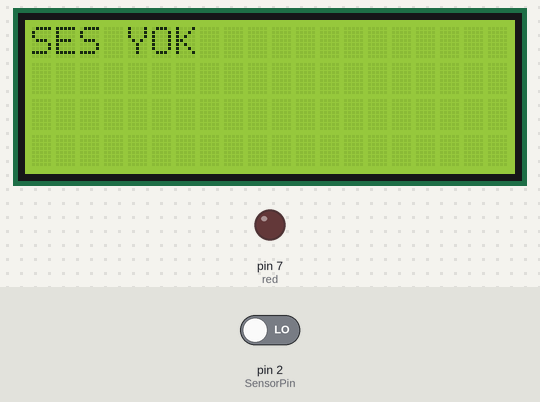
A sketch run on a simulated Arduino Uno, built with avr-gcc and run on an emulated ATmega328P. Shown: 20×4 character LCD, output pins drawn as LEDs (lit = HIGH). Inputs (shaded band) come from the test bench; at power-on: pin 2 (SensorPin) LOW. What the sketch prints to the serial monitor is not drawn.

Above: at 1.2 s.
1.3 s: pin 2 (SensorPin) driven HIGH
At 1.31 s:
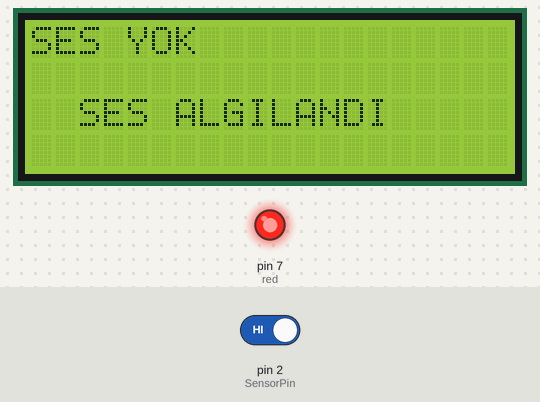
At 2.4 s:
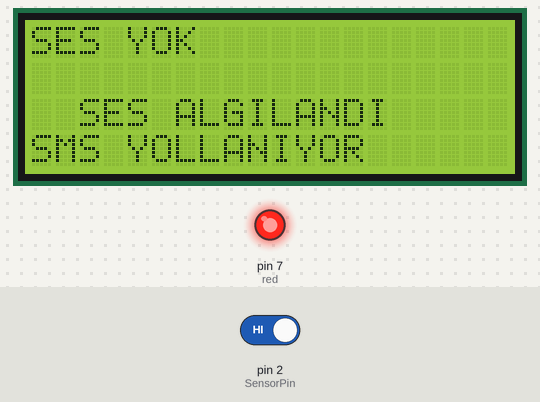
2.8 s: pin 2 (SensorPin) driven LOW
At 3.6 s:
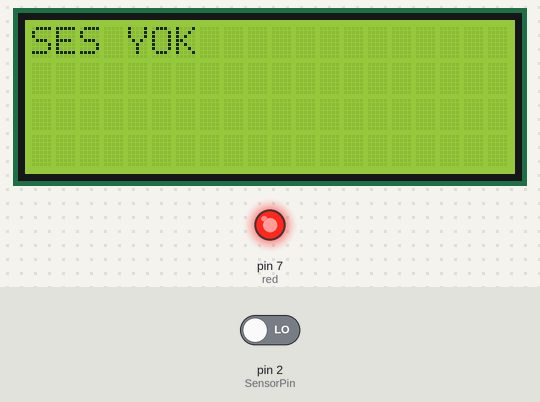
Timing chart, 0 to 5.8 s (numbered marks = the images above; inputs shaded):
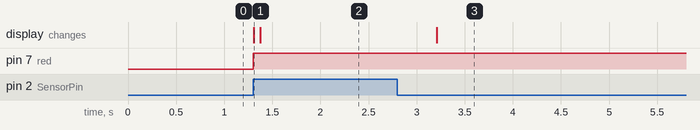

The sketch:

bebek_agladiginda_sms_gonderen_sistem.ino
```cpp
// include the library code:
#include <LiquidCrystal.h> //library for LCD

// initialize the library with the numbers of the interface pins
LiquidCrystal lcd(13, 12, 11, 10, 9, 8);
#include <SoftwareSerial.h>
// defines pins numbers
const int SensorPin = 2;
const int red = 7;
const int yesil =6;

void setup()
{

  Serial.begin(9600); //Start the serial connection with the computer

  pinMode(SensorPin, INPUT); // Sets the Pin as an Input
  pinMode( red, OUTPUT); // Sets the Pin as an OUTPUT

  lcd.begin(20, 4); // set up the LCD's number of columns and rows:
  lcd.setCursor(0,0); // set the cursor position:
  lcd.print("  SES ALGILAMA ");
  lcd.setCursor(0,1);
  lcd.print("SISTEMI");

}
void loop()
{
  if(digitalRead(SensorPin) == HIGH)
  {
    digitalWrite( red,HIGH);
    // Prints Message on the LCD
    lcd.setCursor(0,2);
    lcd.print("  SES ALGILANDI    ");
    delay(70);
    lcd.setCursor(0,3);
    lcd.print("SMS YOLLANIYOR  ");

    Serial.println("AT+CMGF=1\r");
    delay(100);
    Serial.println("AT+CMGS=\"+905360680039\"\r");
    delay(100);
    Serial.print("SES ALGILANDI!\r");


    delay(200);
    Serial.println((char)26); // End AT command with a ^Z, ASCII code 26,
  }
  else
  {
    digitalWrite(yesil,HIGH);
    lcd.clear();
    lcd.print("SES YOK");

  }

}
```

Measured:
- after the input at 1.3 s, pin 7 (red): LOW → HIGH at once; the display: changes at once (image 1)
- after the input at 2.8 s, the display: changes after 0.41 s (image 3)
